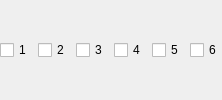
                             <widget class="QWidget" name="streamMultiTracks">
                              <layout class="QHBoxLayout" name="horizontalLayout_multitrack">
                               <property name="leftMargin">
                                <number>0</number>
                               </property>
                               <property name="topMargin">
                                <number>0</number>
                               </property>
                               <property name="rightMargin">
                                <number>0</number>
                               </property>
                               <property name="bottomMargin">
                                <number>0</number>
                               </property>
                               <item>
                                <widget class="QCheckBox" name="advOutMultiTrack1">
                                 <property name="text">
                                  <string notr="true">1</string>
                                 </property>
                                </widget>
                               </item>
                               <item>
                                <widget class="QCheckBox" name="advOutMultiTrack2">
                                 <property name="text">
                                  <string notr="true">2</string>
                                 </property>
                                </widget>
                               </item>
                               <item>
                                <widget class="QCheckBox" name="advOutMultiTrack3">
                                 <property name="text">
                                  <string notr="true">3</string>
                                 </property>
                                </widget>
                               </item>
                               <item>
                                <widget class="QCheckBox" name="advOutMultiTrack4">
                                 <property name="text">
                                  <string notr="true">4</string>
                                 </property>
                                </widget>
                               </item>
                               <item>
                                <widget class="QCheckBox" name="advOutMultiTrack5">
                                 <property name="text">
                                  <string notr="true">5</string>
                                 </property>
                                </widget>
                               </item>
                               <item>
                                <widget class="QCheckBox" name="advOutMultiTrack6">
                                 <property name="text">
                                  <string notr="true">6</string>
                                 </property>
                                </widget>
                               </item>
                              </layout>
                             </widget>
